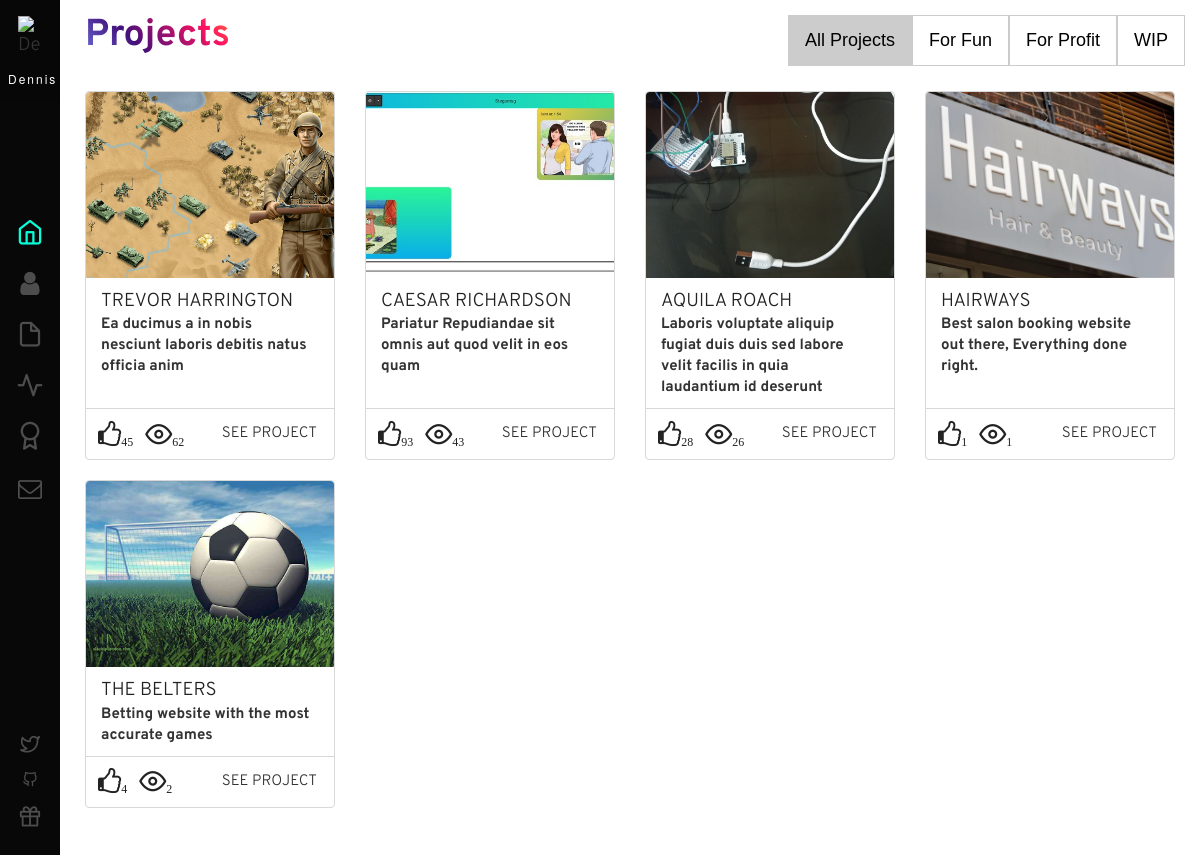
/projects/, run on the app's committed database.
### base/models.py (models this page shows, shortened)
class Projects(models.Model):
	name = models.CharField(max_length=40)
	intro = models.CharField(max_length=40)
	link = models.CharField(max_length=40)
	category = models.CharField(max_length=40)
	description = models.CharField(max_length=100)
	more_info = models.TextField()
	likes = models.IntegerField()
	views = models.IntegerField()
	img_url = models.CharField(max_length=150)
	created_date = models.DateTimeField(default=timezone.now)
	installation = models.CharField(max_length=200)
	credits = models.TextField()
	license = models.CharField(max_length=200)

### base/views.py (the view)
# urls.py: path('projects/', views.projects, name='projects'),
def projects(request):
    projects = Projects.objects.all().order_by('-created_date')
    return render(request, "projects/index.html", {"projects": projects})

### base/templates/projects/index.html (shortened to what this page needs)
{% extends 'base.html' %}
{% load staticfiles %}
{% block content %}
	<div class="projects">
		<div class="container">
			<div class="row categories">
				<h1 class="title color">Projects</h1>
				<div class="tab">
					<button class="tablinks" onclick="toggleTab(event, 'tabcontent')">All Projects</button>
					<button class="tablinks" onclick="toggleTab(event, 'fun')">For Fun</button>
					<button class="tablinks" onclick="toggleTab(event, 'profit')">For Profit</button>
					<button class="tablinks" onclick="toggleTab(event, 'wip')">WIP</button>
				</div>
			</div>
			<div class="row equal-columns">
				{% for project in projects %}
					<div class="tabcontent project-thumb-container col-sm-6 col-md-4 col-lg-3 {{ project.category }}" data-offset="0" data-ref="tag" data-ref-id="{{ project.category }}">
						<div class="project-card">
							<div class="card-image">
								<div class="img-container">
									<img alt="{{ project.name }}" src="../static/projects/{{ project.img_url }}" >
								</div>
							</div>
							<div class="card-body">
								<span class="project_name">{{ project.name }}</span>
								<h4>
								<span>
									{{ project.description }}
								</span>
								</h4>
							</div>
							<div class="card-bottom">
								<div class="stats">
									<span class="stat">
										<i class="icon-like">{{ project.likes }}</i>
									</span>
									<span class="stat">
										<i class="icon-eye">{{ project.views }}</i>
									</span>
								</div>
								<div class="project-more-info">
									<a href="{% url  'project_details' name=project.link %}" class="nicehover">SEE PROJECT</a>
								</div>
							</div>
						</div>
					</div>
				{% endfor %}
			</div>
		</div>
	</div>
{% endblock %}

### data on the page
Projects: img_url (picture), name "TREVOR HARRINGTON", description "Ea ducimus a in nobis nesciunt laboris debitis natus officia anim", likes "45", views "62"
Projects: img_url (picture), name "CAESAR RICHARDSON", description "Pariatur Repudiandae sit omnis aut quod velit in eos quam", likes "93", views "43"
Projects: img_url (picture), name "AQUILA ROACH", description "Laboris voluptate aliquip fugiat duis duis sed labore velit facilis in quia laudantium id deserunt", likes "28", views "26"
Projects: img_url (picture), name "HAIRWAYS", description "Best salon booking website out there, Everything done right.", likes "1", views "1"
Projects: img_url (picture), name "THE BELTERS", description "Betting website with the most accurate games", likes "4", views "2"
